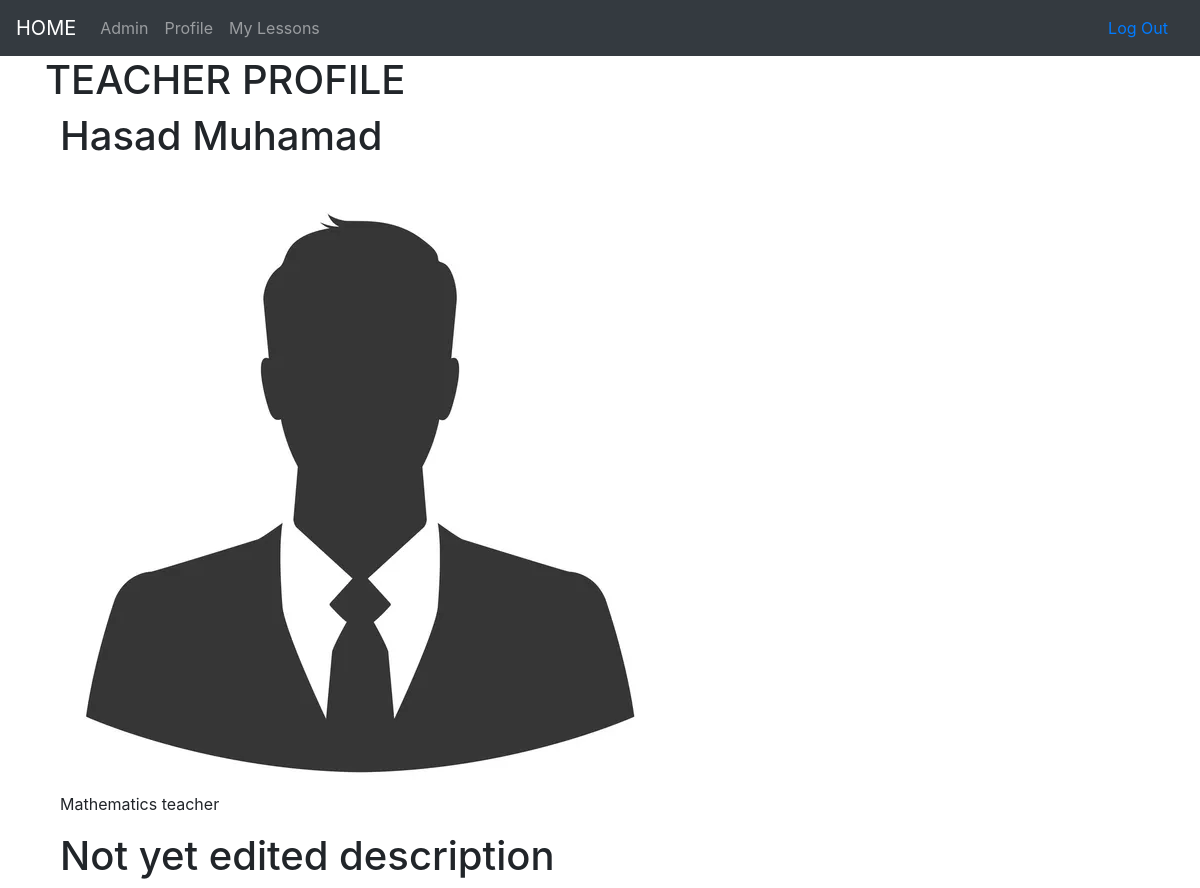
The app's page /profiles/asad/ (signed in) with its own data.
### profiles/models.py (models this page shows, shortened)
class Profile(models.Model):
    teacher = models.OneToOneField(Teacher, on_delete=models.CASCADE)
    avatar = models.ImageField(default='profile_images/default.jpg', upload_to='profile_images')
    description = models.TextField(default="Not yet edited description")
    slug = models.SlugField(allow_unicode=True,unique=True, null=True, blank=True)

### accounts/models.py (models this page shows, shortened)
class Teacher(models.Model):
    user = models.OneToOneField(User, on_delete=models.CASCADE, primary_key=True)
    subject = models.ForeignKey(Subject, on_delete=models.SET_NULL, null=True)

class User(AbstractUser):
    phone_number = models.CharField(max_length=10,blank=False, validators=[phone_number_validator], unique=True)
    email = models.EmailField(unique=True)
    is_student = models.BooleanField(default=False)
    is_teacher = models.BooleanField(default=False)

class Subject(models.Model):
    name = models.CharField(max_length=264)
    def __str__(self):
        return self.name

### profiles/views.py (the view)
# urls.py: path('<slug:slug>/', views.ProfileDetail.as_view(), name='profile_detail'),
class ProfileDetail(LoginRequiredMixin, generic.DetailView):
    model = Profile
    template_name = 'profiles/profile_detail.html'

### profiles/templates/profiles/profile_detail.html (shortened to what this page needs)
{% extends "base.html" %}
{% load static %}
{% block content %}
    <h1>TEACHER PROFILE</h1>
    <div class="container">
        <h1>{{profile.teacher.user.first_name}} {{profile.teacher.user.last_name}}</h1>
        <br>
        <img src=" {{ profile.avatar.url }}">
        <p> {{profile.teacher.subject}} teacher </p>
        <h1>{{profile.description}}</h1>
    </div>
{% endblock content %}

### records on screen
Profile: teacher.user.first_name "Hasad", teacher.user.last_name "Muhamad", avatar (placeholder picture), teacher.subject "Mathematics", description "Not yet edited description"
